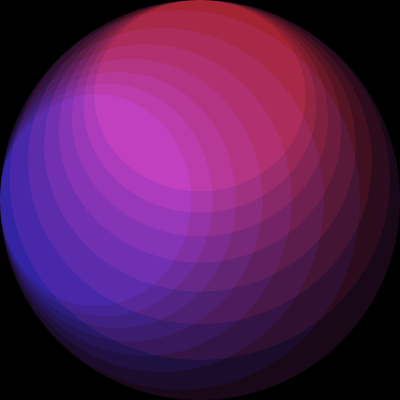
Frame 1 (no input)
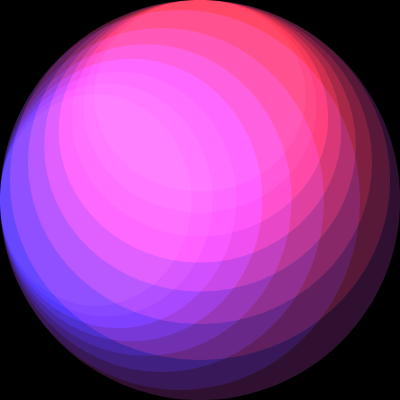
Frame 2 (the mouse pressed at the canvas centre, redrawn once)

The p5.js sketch that drew these frames (run headless with seeded random() and noise() and a simulated clock; the mouse was pressed at the canvas centre and the sketch redrawn once):

// p5.js sketch
// ── sketch.js
let n = 5;
let offset = 50;

function setup() {
    createCanvas(400, 400);
    blendMode(ADD);
    noStroke();
}

function draw() {
    background(0);
    fill(50, 50, 255, 20);
    circles(width / 2, width / 2, width / 2, width / 2, 7, -1, 0);
    // circles(width / 2, width / 2, width / 2, width / 2, 7, 0, 1);
    fill(255, 50, 50, 20);
    // circles(width / 2, width / 2, width / 2, width / 2, 7, 1, 0);
    circles(width / 2, width / 2, width / 2, width / 2, 7, 0, -1);
	noLoop();
}

function circles(x, y, rX, rY, n, xR, yR) {
    let rate = 0.1;
    let offset = (rX * abs(xR) + rY * abs(yR)) * rate;
    let nextR = (rX * abs(xR) + rY * abs(yR)) * (1 - rate);

    ellipse(x, y, rX * 2, rY * 2);

    if (n > 0) {
        circles(x + xR * offset, y + yR * offset, nextR + abs(yR) * 10, nextR + abs(xR) * 10, n - 1, xR, yR);
    }
}
